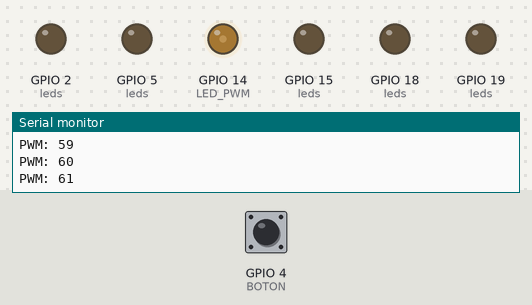
Bench run of a sketch on a simulated ESP32. On the bench: output pins drawn as LEDs (lit = HIGH), the last lines printed to the serial monitor. Dashed ring = blinking. The inputs (shaded band) are chosen by the test bench; at power-on: GPIO 4 (BOTON) HIGH.

Above: at 1.25 s.
1.3 s: GPIO 4 (BOTON) pulled LOW for 0.15 s
At 2.05 s:
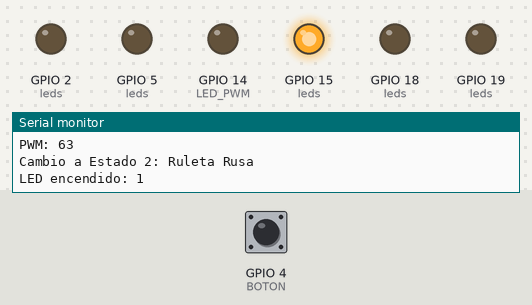
4.4 s: GPIO 4 (BOTON) pulled LOW for 1 s
At 5.35 s:
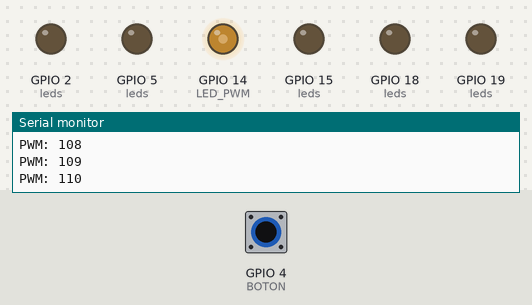
7.4 s: GPIO 4 (BOTON) pulled LOW for 3.2 s
At 8.15 s:
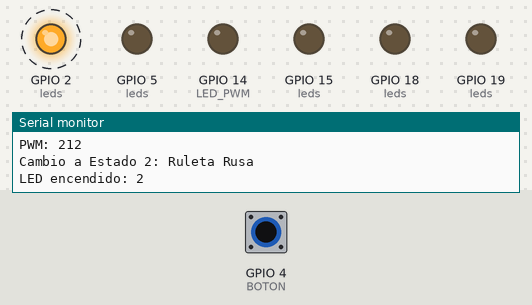
Timing chart, 0 to 18.1 s (numbered marks = the images above; inputs shaded):
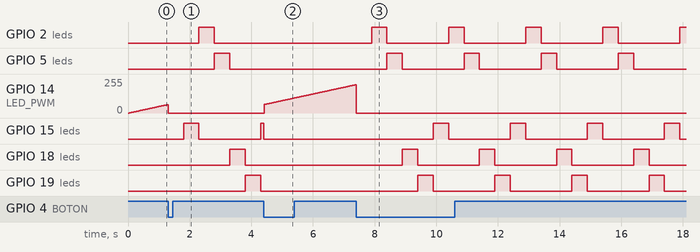

Measured:
- after the input at 1.3 s, GPIO 2 (leds): LOW → HIGH after 1.0 s, → LOW 0.50 s later; GPIO 5 (leds): LOW → HIGH after 1.5 s, → LOW 0.50 s later; GPIO 15 (leds): LOW → HIGH after 0.50 s, → LOW 0.50 s later, → HIGH 2.0 s later; GPIO 18 (leds): LOW → HIGH after 2.0 s, → LOW 0.50 s later; GPIO 19 (leds): LOW → HIGH after 2.5 s, → LOW 0.50 s later
- after the input at 4.4 s, GPIO 2 (leds): stays LOW (without the input it goes to HIGH after 0.40 s); GPIO 5 (leds): stays LOW (without the input it goes to HIGH after 0.90 s)
- after the input at 7.4 s, GPIO 2 (leds): alternates HIGH for 0.50 s and LOW for 2.0 s, starting after 0.50 s; GPIO 5 (leds): alternates HIGH for 0.50 s and LOW for 2.0 s, starting after 1.0 s

The sketch:

secuencia_isr.ino
```cpp
#define LED_PWM 14
#define BOTON 4
#define LED1 15
#define LED2 2
#define LED3 5
#define LED4 18
#define LED5 19

int leds[5] = {LED1, LED2, LED3, LED4, LED5};

volatile int counter = 0;

hw_timer_t *timer = NULL;
portMUX_TYPE timerMux = portMUX_INITIALIZER_UNLOCKED;

int estado = 1;
int ultimoEstadoBoton = HIGH;

int pwm = 0;
int direccionPWM = 1;

int ledActual = 0;

void IRAM_ATTR onTimer()
{
  portENTER_CRITICAL_ISR(&timerMux);
  counter++;
  portEXIT_CRITICAL_ISR(&timerMux);
}

void setup()
{
  Serial.begin(9600);

  pinMode(LED_PWM, OUTPUT);
  pinMode(BOTON, INPUT_PULLUP);

  for (int i = 0; i < 5; i++)
  {
    pinMode(leds[i], OUTPUT);
    digitalWrite(leds[i], LOW);
  }

  timer = timerBegin(1000000);
  timerAttachInterrupt(timer, &onTimer);
  timerAlarm(timer, 10000, true, 0);
}

void loop()
{
  int estadoBoton = digitalRead(BOTON);

  if (ultimoEstadoBoton == HIGH && estadoBoton == LOW)
  {
    if (estado == 1)
    {
      estado = 2;
      counter = 0;
      apagarTodos();
      analogWrite(LED_PWM, 0);
      Serial.println("Cambio a Estado 2: Ruleta Rusa");
    }
    else
    {
      estado = 1;
      counter = 0;
      apagarTodos();
      Serial.println("Cambio a Estado 1: Respiracion PWM");
    }
  }

  ultimoEstadoBoton = estadoBoton;

  if (estado == 1)
  {
    respiracionPWM();
  }
  else if (estado == 2)
  {
    ruletaRusa();
  }
}

void respiracionPWM()
{
  if (counter >= 2)
  {
    counter = 0;

    analogWrite(LED_PWM, pwm);

    Serial.print("PWM: ");
    Serial.println(pwm);

    pwm = pwm + direccionPWM;

    if (pwm >= 255)
    {
      pwm = 255;
      direccionPWM = -1;
    }

    if (pwm <= 0)
    {
      pwm = 0;
      direccionPWM = 1;
    }
  }
}

void ruletaRusa()
{
  if (counter >= 50)
  {
    counter = 0;

    int mascara = 1 << ledActual;

    for (int i = 0; i < 5; i++)
    {
      if (mascara & (1 << i))
      {
        digitalWrite(leds[i], HIGH);
      }
      else
      {
        digitalWrite(leds[i], LOW);
      }
    }

    Serial.print("LED encendido: ");
    Serial.println(ledActual + 1);

    ledActual++;

    if (ledActual >= 5)
    {
      ledActual = 0;
    }
  }
}

void apagarTodos()
{
  for (int i = 0; i < 5; i++)
  {
    digitalWrite(leds[i], LOW);
  }
}
```
